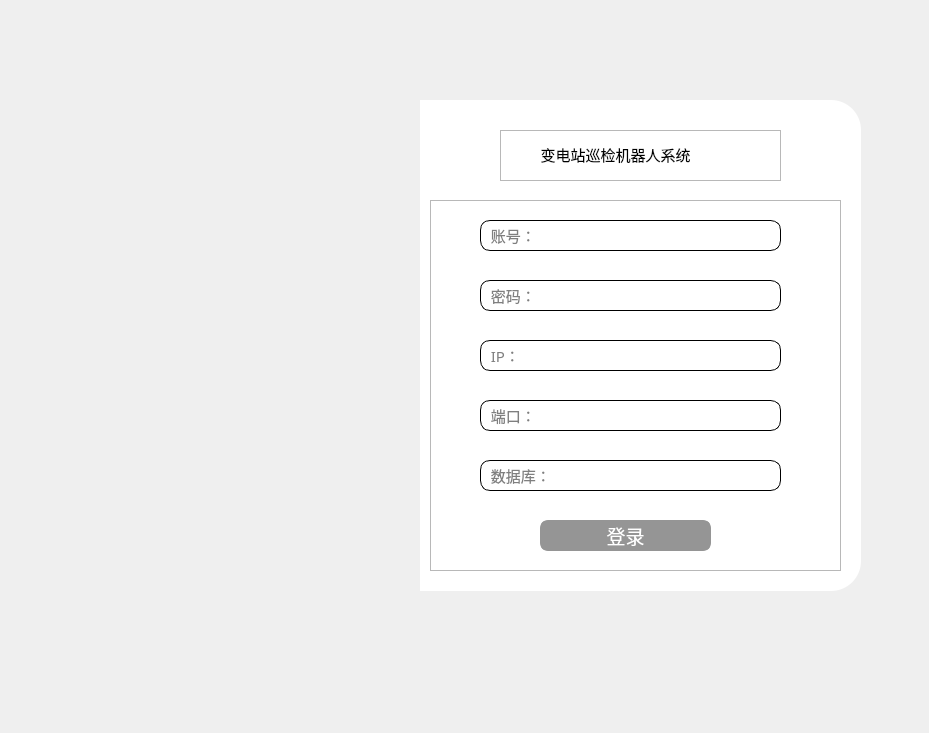
<?xml version="1.0" encoding="UTF-8"?>
<ui version="4.0">
 <class>Form</class>
 <widget class="QWidget" name="Form">
  <property name="geometry">
   <rect>
    <x>0</x>
    <y>0</y>
    <width>929</width>
    <height>733</height>
   </rect>
  </property>
  <property name="windowTitle">
   <string>Form</string>
  </property>
  <widget class="QLabel" name="label_2">
   <property name="geometry">
    <rect>
     <x>420</x>
     <y>100</y>
     <width>441</width>
     <height>491</height>
    </rect>
   </property>
   <property name="styleSheet">
    <string notr="true">background-color: rgb(255, 255, 255);
border-top-right-radius:30px;
border-bottom-right-radius:30px;</string>
   </property>
   <property name="text">
    <string/>
   </property>
  </widget>
  <widget class="QFrame" name="frame">
   <property name="geometry">
    <rect>
     <x>500</x>
     <y>130</y>
     <width>281</width>
     <height>51</height>
    </rect>
   </property>
   <property name="styleSheet">
    <string notr="true">#frame{
	color: rgb(85, 0, 255);
}
</string>
   </property>
   <property name="frameShape">
    <enum>QFrame::StyledPanel</enum>
   </property>
   <property name="frameShadow">
    <enum>QFrame::Raised</enum>
   </property>
   <widget class="QPushButton" name="pushButton">
    <property name="geometry">
     <rect>
      <x>20</x>
      <y>10</y>
      <width>191</width>
      <height>28</height>
     </rect>
    </property>
    <property name="font">
     <font>
      <family>阿里巴巴普惠体 M</family>
      <pointsize>11</pointsize>
     </font>
    </property>
    <property name="styleSheet">
     <string notr="true">#pushButton{
    border:none;
}
#pushButton:focus{
	color: rgb(207, 207, 207);
}</string>
    </property>
    <property name="text">
     <string>变电站巡检机器人系统</string>
    </property>
   </widget>
   <widget class="QLabel" name="label_3">
    <property name="geometry">
     <rect>
      <x>210</x>
      <y>0</y>
      <width>51</width>
      <height>41</height>
     </rect>
    </property>
    <property name="styleSheet">
     <string notr="true">image: url(:/image/roboticon1.jpg);</string>
    </property>
    <property name="text">
     <string/>
    </property>
   </widget>
  </widget>
  <widget class="QLabel" name="label">
   <property name="geometry">
    <rect>
     <x>90</x>
     <y>100</y>
     <width>340</width>
     <height>490</height>
    </rect>
   </property>
   <property name="styleSheet">
    <string notr="true">border-image: url(:/image/WUST.jpg);
border-top-left-radius:30px;
border-bottom-left-radius:30px;</string>
   </property>
   <property name="text">
    <string/>
   </property>
  </widget>
  <widget class="QPushButton" name="pushButton_3">
   <property name="geometry">
    <rect>
     <x>820</x>
     <y>110</y>
     <width>31</width>
     <height>31</height>
    </rect>
   </property>
   <property name="styleSheet">
    <string notr="true">border:none;</string>
   </property>
   <property name="text">
    <string/>
   </property>
   <property name="icon">
    <iconset>
     <normaloff>picture/logouticon.jpg</normaloff>picture/logouticon.jpg</iconset>
   </property>
   <property name="iconSize">
    <size>
     <width>100</width>
     <height>30</height>
    </size>
   </property>
  </widget>
  <widget class="QFrame" name="frame_2">
   <property name="geometry">
    <rect>
     <x>430</x>
     <y>200</y>
     <width>411</width>
     <height>371</height>
    </rect>
   </property>
   <property name="frameShape">
    <enum>QFrame::StyledPanel</enum>
   </property>
   <property name="frameShadow">
    <enum>QFrame::Raised</enum>
   </property>
   <widget class="QLineEdit" name="lineEdit">
    <property name="geometry">
     <rect>
      <x>50</x>
      <y>20</y>
      <width>301</width>
      <height>31</height>
     </rect>
    </property>
    <property name="font">
     <font>
      <family>阿里巴巴普惠体 R</family>
      <pointsize>11</pointsize>
     </font>
    </property>
    <property name="styleSheet">
     <string notr="true">border:1px solid rgb(0,0,0);
border-radius:10px;</string>
    </property>
    <property name="echoMode">
     <enum>QLineEdit::Normal</enum>
    </property>
    <property name="placeholderText">
     <string>  账号：</string>
    </property>
   </widget>
   <widget class="QLineEdit" name="lineEdit_2">
    <property name="geometry">
     <rect>
      <x>50</x>
      <y>80</y>
      <width>301</width>
      <height>31</height>
     </rect>
    </property>
    <property name="font">
     <font>
      <family>阿里巴巴普惠体 R</family>
      <pointsize>11</pointsize>
     </font>
    </property>
    <property name="styleSheet">
     <string notr="true">border:1px solid rgb(0,0,0);
border-radius:10px;</string>
    </property>
    <property name="echoMode">
     <enum>QLineEdit::Normal</enum>
    </property>
    <property name="placeholderText">
     <string>  密码：</string>
    </property>
   </widget>
   <widget class="QLineEdit" name="lineEdit_3">
    <property name="geometry">
     <rect>
      <x>50</x>
      <y>140</y>
      <width>301</width>
      <height>31</height>
     </rect>
    </property>
    <property name="font">
     <font>
      <family>阿里巴巴普惠体 R</family>
      <pointsize>11</pointsize>
     </font>
    </property>
    <property name="styleSheet">
     <string notr="true">border:1px solid rgb(0,0,0);
border-radius:10px;</string>
    </property>
    <property name="echoMode">
     <enum>QLineEdit::Normal</enum>
    </property>
    <property name="placeholderText">
     <string>  IP：</string>
    </property>
   </widget>
   <widget class="QLineEdit" name="lineEdit_4">
    <property name="geometry">
     <rect>
      <x>50</x>
      <y>200</y>
      <width>301</width>
      <height>31</height>
     </rect>
    </property>
    <property name="font">
     <font>
      <family>阿里巴巴普惠体 R</family>
      <pointsize>11</pointsize>
     </font>
    </property>
    <property name="styleSheet">
     <string notr="true">border:1px solid rgb(0,0,0);
border-radius:10px;</string>
    </property>
    <property name="echoMode">
     <enum>QLineEdit::Normal</enum>
    </property>
    <property name="placeholderText">
     <string>  端口：</string>
    </property>
   </widget>
   <widget class="QLineEdit" name="lineEdit_5">
    <property name="geometry">
     <rect>
      <x>50</x>
      <y>260</y>
      <width>301</width>
      <height>31</height>
     </rect>
    </property>
    <property name="font">
     <font>
      <family>阿里巴巴普惠体 R</family>
      <pointsize>11</pointsize>
     </font>
    </property>
    <property name="styleSheet">
     <string notr="true">border:1px solid rgb(0,0,0);
border-radius:10px;</string>
    </property>
    <property name="echoMode">
     <enum>QLineEdit::Normal</enum>
    </property>
    <property name="placeholderText">
     <string>  数据库：</string>
    </property>
   </widget>
   <widget class="QPushButton" name="pushButton_2">
    <property name="geometry">
     <rect>
      <x>110</x>
      <y>320</y>
      <width>171</width>
      <height>31</height>
     </rect>
    </property>
    <property name="font">
     <font>
      <family>阿里巴巴普惠体 M</family>
      <pointsize>14</pointsize>
     </font>
    </property>
    <property name="styleSheet">
     <string notr="true">#pushButton_2{
	background-color: rgb(149, 149, 149);
	color: rgb(255, 255, 255);
    border:3px solid rgb(149, 149, 149);
    border-radius:8px;
}
#pushButton_2:hover{
	background-color: rgb(255, 255, 255);
	color: rgb(149, 149, 149);
}
#pushButton_2:pressed{
	padding-top:5px;
    padding-left:5px;
}</string>
    </property>
    <property name="text">
     <string>登录</string>
    </property>
    <property name="iconSize">
     <size>
      <width>20</width>
      <height>20</height>
     </size>
    </property>
   </widget>
   <widget class="QLabel" name="label_4">
    <property name="geometry">
     <rect>
      <x>220</x>
      <y>320</y>
      <width>51</width>
      <height>31</height>
     </rect>
    </property>
    <property name="styleSheet">
     <string notr="true">image: url(:/image/enterkeyicon.jpg);</string>
    </property>
    <property name="text">
     <string/>
    </property>
   </widget>
  </widget>
  <widget class="QPushButton" name="pushButton_4">
   <property name="geometry">
    <rect>
     <x>440</x>
     <y>110</y>
     <width>31</width>
     <height>31</height>
    </rect>
   </property>
   <property name="styleSheet">
    <string notr="true">border:none;</string>
   </property>
   <property name="text">
    <string/>
   </property>
   <property name="icon">
    <iconset>
     <normaloff>picture/iconshide.jpg</normaloff>picture/iconshide.jpg</iconset>
   </property>
   <property name="iconSize">
    <size>
     <width>43</width>
     <height>33</height>
    </size>
   </property>
  </widget>
 </widget>
 <resources>
  <include location="../学生管理系统/resource.qrc"/>
 </resources>
 <connections/>
</ui>
